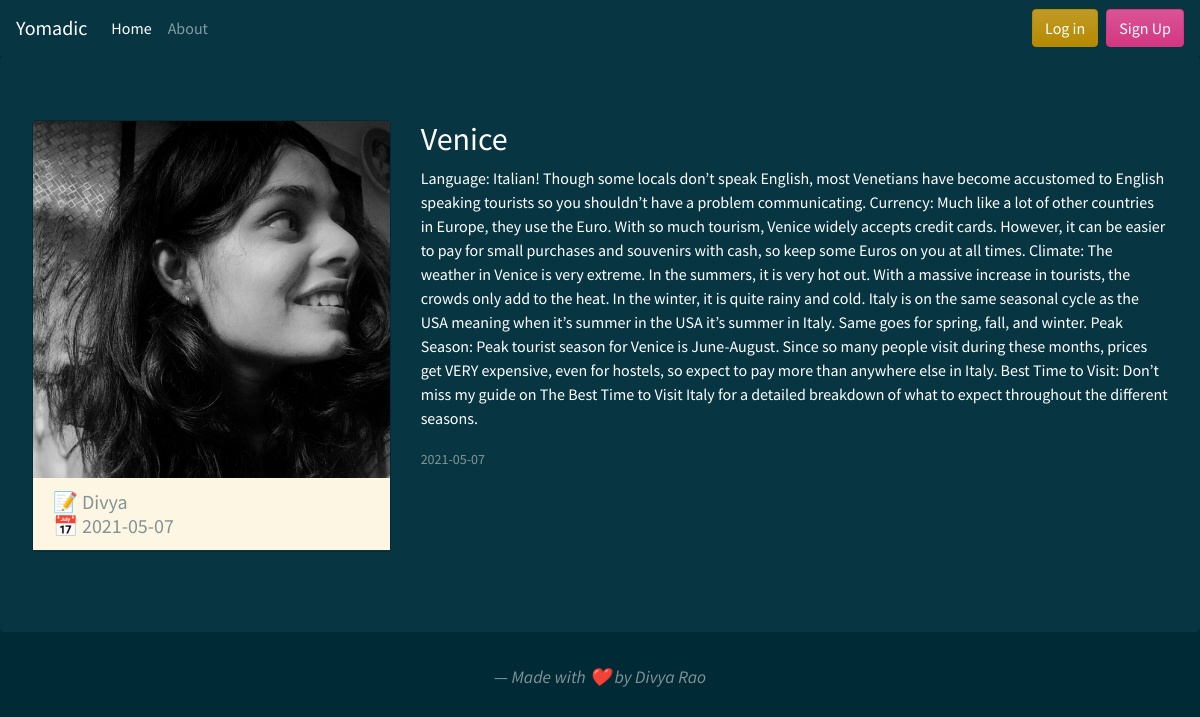
/post/1, run on the app's committed database.
### flaskapp/models.py (models this page shows, shortened)
class User(db.Model , UserMixin):
    id = db.Column(db.Integer, primary_key=True)
    username = db.Column(db.String(20), unique=True, nullable=False)
    email = db.Column(db.String(120), unique=True, nullable=False)
    image_file = db.Column(db.String(20), nullable=False, default='default.png')
    password = db.Column(db.String(60), nullable=False)
    posts = db.relationship('Post', backref='author', lazy=True)

class Post(db.Model):
    id = db.Column(db.Integer, primary_key=True)
    title = db.Column(db.String(100), nullable=False)
    date_posted = db.Column(db.DateTime, nullable=False, default=datetime.utcnow)
    content = db.Column(db.Text, nullable=False)
    user_id = db.Column(db.Integer, db.ForeignKey('user.id'), nullable=False)

### flaskapp/routes.py (the view)
@app.route("/post/<int:post_id>")
def post(post_id):
    post = Post.query.get_or_404(post_id)
    return render_template('post.html', title=post.title, post=post)

### flaskapp/templates/post.html (shortened to what this page needs)
{% extends "layout.html" %} {% block content %}
<div class="jumbotron">
    <div class="row">
        <div class="col-lg-4">
            <div class="card mb-3">
                <img width="100%" src="{{ url_for('static', filename='profile_pics/' + post.author.image_file) }}" class="img-responsive">
                <h5 class="card-header bg-light">
                    <div class="row">
                        <div class="col-lg-12">
                            📝 {{post.author.username}}
                        </div>
                        <div class="col-lg-12">
                            📅 {{ post.date_posted.strftime('%Y-%m-%d') }}
                        </div>
                    </div>
                </h5>
            </div>
        </div>
        <div class="col-lg-8">
            <h2 class="article-title text-white">{{ post.title }}</h2>
            <p class="article-content text-white">{{ post.content }}</p>
            <small class="text-muted">{{ post.date_posted.strftime('%Y-%m-%d') }}</small>
        </div>
    </div>
</div>
{% endblock content %}

### data on the page
User: image_file (picture), author.username "Divya"
Post: date_posted "2021-05-07", title "Venice", content "Language: Italian! Though some locals don’t speak English, most Venetians have become accustomed to English speaking tourists so you shouldn’t have a problem communicating. Currency: Much like a lot of other countries in Europe, they use the Euro. With so much tourism, Venice widely accepts credit cards. However, it can be easier to pay for small purchases and souvenirs with cash, so keep some Euros on you at all times. Climate: The weather in Venice is very extreme. In the summers, it is very hot out. With a massive increase in tourists, the crowds only add to the heat. In the winter, it is quite rainy and cold. Italy is on the same seasonal cycle as the USA meaning when it’s summer in the…"
